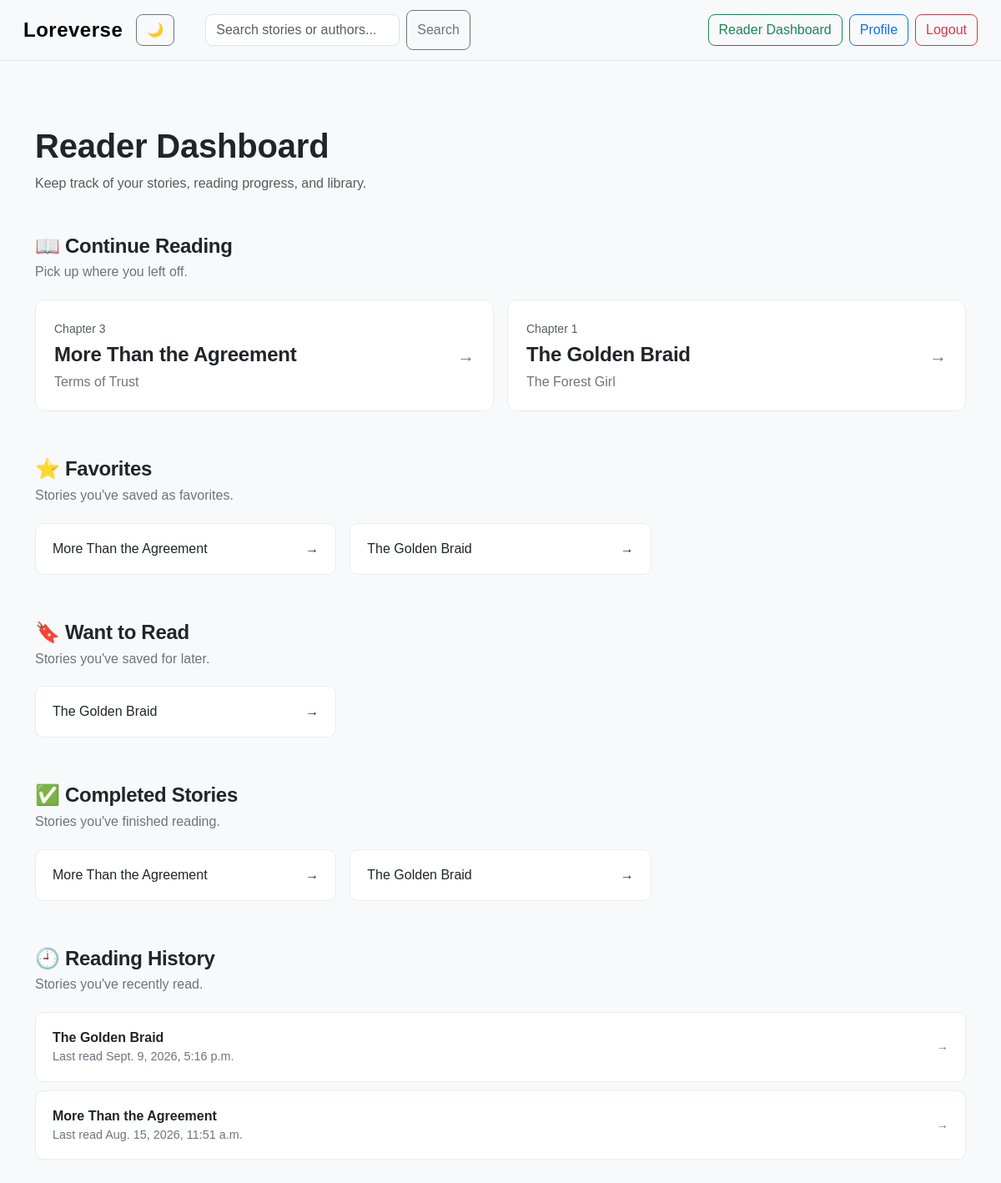
The page /reader-dashboard/ (signed in) on the database its author committed.
### loreverse/models.py (models this page shows, shortened)
class ReadingProgress(models.Model):
    user = models.ForeignKey(User, on_delete=models.CASCADE)
    story = models.ForeignKey(Story, on_delete=models.CASCADE)
    chapter = models.ForeignKey(Chapter, on_delete=models.CASCADE)
    updated_at = models.DateTimeField(auto_now=True)
    class Meta:
        unique_together = ("user", "story")

class Chapter(models.Model):
    story = models.ForeignKey(Story, on_delete=models.CASCADE, related_name="chapters")
    title = models.CharField(max_length=200)
    content = models.TextField()
    chapter_number = models.PositiveIntegerField()

class Story(models.Model):
    GENRE_CHOICES = [
        ("Fantasy", "Fantasy"),
        ("Romance", "Romance"),
        ("Mystery", "Mystery"),
        ("Horror", "Horror"),
        ("Science Fiction", "Science Fiction"),
        ("Adventure", "Adventure"),
        ("Other", "Other"),]
    title = models.CharField(max_length=200)
    genre = models.CharField(max_length=30, choices=GENRE_CHOICES, default="Other")
    tags = models.CharField(max_length=300, blank=True)
    description = models.TextField()
    cover_image = models.ImageField(upload_to="story_covers/",blank=True)
    author = models.ForeignKey(User, on_delete=models.CASCADE)
    published = models.BooleanField(default=False)
    created_at = models.DateTimeField(auto_now_add=True)
    updated_at = models.DateTimeField(auto_now=True)
    favorited_by = models.ManyToManyField(User, related_name="favorite_stories", blank=True)
    want_to_read_by = models.ManyToManyField(User, related_name="want_to_read_stories", blank=True)

class CompletedStory(models.Model):
    user = models.ForeignKey(User, on_delete=models.CASCADE)
    story = models.ForeignKey(Story, on_delete=models.CASCADE)
    completed_at = models.DateTimeField(auto_now=True)
    class Meta:
        unique_together = ("user", "story")

class ReadingHistory(models.Model):
    user = models.ForeignKey(User, on_delete=models.CASCADE)
    story = models.ForeignKey(Story, on_delete=models.CASCADE)
    last_read_at = models.DateTimeField(auto_now=True)
    class Meta:
        unique_together = ("user", "story")

### loreverse/views.py (the view)
# urls.py: path("reader-dashboard/", views.reader_dashboard, name="reader_dashboard"),
@login_required
def reader_dashboard(request):
    progress = ReadingProgress.objects.filter(
        user=request.user
    ).select_related("story", "chapter")
    favorites = request.user.favorite_stories.all()
    want_to_read = request.user.want_to_read_stories.all()
    completed_stories = CompletedStory.objects.filter(
        user=request.user
    ).select_related("story")
    reading_history = ReadingHistory.objects.filter(
        user=request.user
    ).select_related("story").order_by("-last_read_at")
    return render(request, "loreverse/reader_dashboard.html", {
        "progress": progress, "favorites": favorites, "want_to_read": want_to_read,
        "completed_stories": completed_stories, "reading_history": reading_history,
    })

### loreverse/templates/loreverse/reader_dashboard.html
{% extends "loreverse/layout.html" %}
{% block body %}
<div class="container py-5">
    <div class="mb-5">
        <h1 class="fw-bold">Reader Dashboard</h1>
        <p class="text-muted mb-0">
            Keep track of your stories, reading progress, and library.
        </p>
    </div>
    <section class="dashboard-section">
        <div class="section-heading">
            <h2>📖 Continue Reading</h2>
            <p>Pick up where you left off.</p>
        </div>
        {% if progress %}
            <div class="row g-3">
                {% for item in progress %}
                    <div class="col-md-6">
                        <a href="{% url 'continue_reading' item.story.id %}" class="dashboard-story-card">
                            <div>
                                <span class="small text-muted">
                                    Chapter {{ item.chapter.chapter_number }}
                                </span>
                                <h4>{{ item.story.title }}</h4>
                                <p>{{ item.chapter.title }}</p>
                            </div>
                            <span class="dashboard-arrow">→</span>
                        </a>
                    </div>
                {% endfor %}
            </div>
        {% else %}
            <div class="empty-state">
                <p>You are not currently reading any stories.</p>
            </div>
        {% endif %}
    </section>
    <section class="dashboard-section">
        <div class="section-heading">
            <h2>⭐ Favorites</h2>
            <p>Stories you've saved as favorites.</p>
        </div>
        {% if favorites %}
            <div class="row g-3">
                {% for story in favorites %}
                    <div class="col-md-6 col-lg-4">
                        <a href="{% url 'story_detail' story.id %}" class="dashboard-list-card">
                            <span>{{ story.title }}</span>
                            <span>→</span>
                        </a>
                    </div>
                {% endfor %}
            </div>
        {% else %}
            <div class="empty-state">
                <p>No favorite stories yet.</p>
            </div>
        {% endif %}
    </section>
    <section class="dashboard-section">
        <div class="section-heading">
            <h2>🔖 Want to Read</h2>
            <p>Stories you've saved for later.</p>
        </div>
        {% if want_to_read %}
            <div class="row g-3">
                {% for story in want_to_read %}
                    <div class="col-md-6 col-lg-4">
                        <a href="{% url 'story_detail' story.id %}" class="dashboard-list-card">
                            <span>{{ story.title }}</span>
                            <span>→</span>
                        </a>
                    </div>
                {% endfor %}
            </div>
        {% else %}
            <div class="empty-state">
                <p>No stories in your Want to Read list.</p>
            </div>
        {% endif %}
    </section>
    <section class="dashboard-section">
        <div class="section-heading">
            <h2>✅ Completed Stories</h2>
            <p>Stories you've finished reading.</p>
        </div>
        {% if completed_stories %}
            <div class="row g-3">
                {% for item in completed_stories %}
                    <div class="col-md-6 col-lg-4">
                        <a href="{% url 'story_detail' item.story.id %}" class="dashboard-list-card">
                            <span>{{ item.story.title }}</span>
                            <span>→</span>
                        </a>
                    </div>
                {% endfor %}
            </div>
        {% else %}
            <div class="empty-state">
                <p>No completed stories yet.</p>
            </div>
        {% endif %}
    </section>
    <section class="dashboard-section">
        <div class="section-heading">
            <h2>🕘 Reading History</h2>
            <p>Stories you've recently read.</p>
        </div>
        {% if reading_history %}
            <div class="reading-history">
                {% for item in reading_history %}
                    <a href="{% url 'story_detail' item.story.id %}" class="history-item">
                        <div>
                            <strong>{{ item.story.title }}</strong>
                            <span>Last read {{ item.last_read_at }}</span>
                        </div>
                        <span>→</span>
                    </a>
                {% endfor %}
            </div>
        {% else %}
            <div class="empty-state">
                <p>Your reading history is empty.</p>
            </div>
        {% endif %}
    </section>
</div>
{% endblock %}

### loreverse/static/loreverse/styles.css (style rules this page uses)
body { font-family: Arial, sans-serif; margin: 0; background-color : #f8f9fa; color: #212529; }
a { transition: color 0.2s ease; }
section h2 { letter-spacing: -0.3px; }
h1, h2, h3, h4, h5, h6 { letter-spacing: -0.2px; }
h1 { font-weight: 700; }
p { line-height: 1.6; }
.container { max-width: 1200px; }
.dashboard-section { margin-bottom: 55px; }
.section-heading { margin-bottom: 20px; }
.section-heading h2 { font-size: 1.5rem; font-weight: 700; margin-bottom: 4px; }
.section-heading p { color: #6c757d; margin-bottom: 0; }
.dashboard-story-card { display: flex; justify-content: space-between; align-items: center; gap: 20px; height: 100%; padding: 22px; border-radius: 12px; background-color: #ffffff; border: 1px solid #e9ecef; text-decoration: none; color: #212529; transition: transform 0.2s ease, box-shadow 0.2s ease; }
.dashboard-story-card h4 { margin: 5px 0; font-weight: 600; }
.dashboard-story-card p { margin: 0; color: #6c757d; }
.dashboard-arrow { font-size: 1.3rem; color: #6c757d; }
.dashboard-list-card { display: flex; justify-content: space-between; align-items: center; padding: 18px 20px; border-radius: 10px; background-color: #ffffff; border: 1px solid #e9ecef; text-decoration: none; color: #212529; transition: transform 0.2s ease, box-shadow 0.2s ease; }
.reading-history { display: flex; flex-direction: column; gap: 10px; }
.history-item { display: flex; justify-content: space-between; align-items: center; padding: 18px 20px; border-radius: 10px; background-color: #ffffff; border: 1px solid #e9ecef; text-decoration: none; color: #212529; transition: background-color 0.2s ease; }
.history-item strong, .history-item span { display: block; }
.history-item span { color: #6c757d; font-size: 0.9rem; }

### rows shown on the page
ReadingProgress: chapter.chapter_number "3", story "More Than the Agreement", chapter "Terms of Trust"
ReadingProgress: chapter.chapter_number "1", story "The Golden Braid", chapter "The Forest Girl"
Story: title "More Than the Agreement"
Story: title "The Golden Braid"
CompletedStory: story "More Than the Agreement"
CompletedStory: story "The Golden Braid"
ReadingHistory: story "The Golden Braid", last_read_at "Sept. 9, 2026, 5:16 p.m."
ReadingHistory: story "More Than the Agreement", last_read_at "Aug. 15, 2026, 11:51 a.m."
